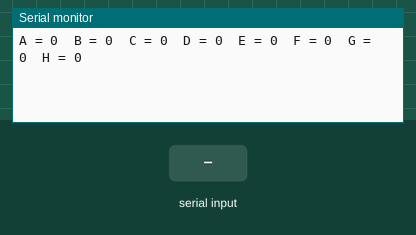
The sketch below on a simulated Arduino Uno, built with avr-gcc and run on an emulated ATmega328P. Shown: the last lines printed to the serial monitor. The test bench sets the inputs (shaded band).

Above: at 1.2 s.
1.3 s: "90,45\n" received over Serial
At 2.7 s:
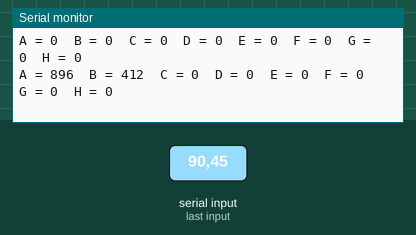
2.8 s: "30,150\n" received over Serial
At 4.6 s:
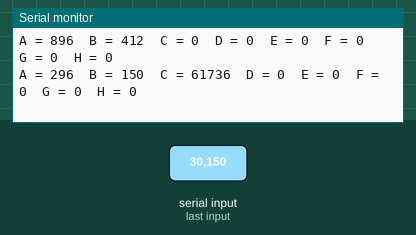
Timing chart, 0 to 6.1 s (numbered marks = the images above; inputs shaded):
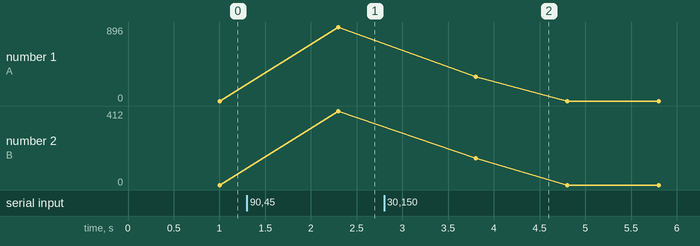

Measured:
- after the input at 1.3 s, the serial monitor: prints a new line after 1.0 s (image 1)
- after the input at 2.8 s, the serial monitor: prints a new line after 1.0 s (image 2)
- plotted number 1: 0 → 896 after the input at 1.3 s
- plotted number 2: 0 → 412 after the input at 1.3 s

The sketch:

serial_test.ino
```cpp
//Macros
#define BAUDRATE 115200

//Functions
void serial_recv(uint16_t *varA, uint16_t *varB, uint16_t *varC, uint16_t *varD, uint16_t *varE, uint16_t *varF, uint16_t *varG, uint16_t *varH) {
  char serial_in[25] = "000000000000000000000000";
  Serial.readBytes(serial_in, 24);
  //Serial.print("In:  ");
  //Serial.println(serial_in);
  *varA = ((serial_in[0] - '0') * 100) + ((serial_in[1] - '0') * 10) + (serial_in[2] - '0');
  *varB = ((serial_in[3] - '0') * 100) + ((serial_in[4] - '0') * 10) + (serial_in[5] - '0');
  *varC = ((serial_in[6] - '0') * 100) + ((serial_in[7] - '0') * 10) + (serial_in[8] - '0');
  *varD = ((serial_in[9] - '0') * 100) + ((serial_in[10] - '0') * 10) + (serial_in[11] - '0');
  *varE = ((serial_in[12] - '0') * 100) + ((serial_in[13] - '0') * 10) + (serial_in[14] - '0');
  *varF = ((serial_in[15] - '0') * 100) + ((serial_in[16] - '0') * 10) + (serial_in[17] - '0');
  *varG = ((serial_in[18] - '0') * 100) + ((serial_in[19] - '0') * 10) + (serial_in[20] - '0');
  *varH = ((serial_in[21] - '0') * 100) + ((serial_in[22] - '0') * 10) + (serial_in[23] - '0');
}


void setup() {
  Serial.begin(BAUDRATE);

}

void loop() {
  uint16_t varA, varB, varC, varD, varE, varF, varG, varH;
  serial_recv(&varA, &varB, &varC, &varD, &varE, &varF, &varG, &varH);
  Serial.print("A = ");
  Serial.print(varA);
  Serial.print("  B = ");
  Serial.print(varB);
  Serial.print("  C = ");
  Serial.print(varC);
  Serial.print("  D = ");
  Serial.print(varD);
  Serial.print("  E = ");
  Serial.print(varE);
  Serial.print("  F = ");
  Serial.print(varF);
  Serial.print("  G = ");
  Serial.print(varG);
  Serial.print("  H = ");
  Serial.println(varH);


}
```
